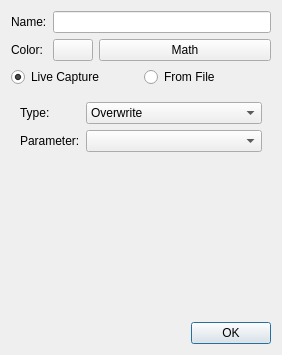
<?xml version="1.0" encoding="UTF-8"?>
<ui version="4.0">
 <class>TraceEditDialog</class>
 <widget class="QDialog" name="TraceEditDialog">
  <property name="windowModality">
   <enum>Qt::ApplicationModal</enum>
  </property>
  <property name="geometry">
   <rect>
    <x>0</x>
    <y>0</y>
    <width>282</width>
    <height>355</height>
   </rect>
  </property>
  <property name="windowTitle">
   <string>Edit Trace</string>
  </property>
  <property name="modal">
   <bool>false</bool>
  </property>
  <layout class="QVBoxLayout" name="verticalLayout">
   <item>
    <layout class="QFormLayout" name="formLayout">
     <item row="0" column="0">
      <widget class="QLabel" name="label">
       <property name="text">
        <string>Name:</string>
       </property>
      </widget>
     </item>
     <item row="0" column="1">
      <widget class="QLineEdit" name="name"/>
     </item>
     <item row="1" column="0">
      <widget class="QLabel" name="label_2">
       <property name="text">
        <string>Color:</string>
       </property>
      </widget>
     </item>
     <item row="1" column="1">
      <layout class="QHBoxLayout" name="horizontalLayout_3">
       <item>
        <widget class="ColorPickerButton" name="color">
         <property name="sizePolicy">
          <sizepolicy hsizetype="Fixed" vsizetype="Fixed">
           <horstretch>0</horstretch>
           <verstretch>0</verstretch>
          </sizepolicy>
         </property>
         <property name="text">
          <string/>
         </property>
        </widget>
       </item>
       <item>
        <widget class="QPushButton" name="mathSetup">
         <property name="text">
          <string>Math</string>
         </property>
        </widget>
       </item>
      </layout>
     </item>
    </layout>
   </item>
   <item>
    <layout class="QHBoxLayout" name="horizontalLayout">
     <item>
      <widget class="QRadioButton" name="bLive">
       <property name="text">
        <string>Live Capture</string>
       </property>
       <property name="checked">
        <bool>true</bool>
       </property>
       <attribute name="buttonGroup">
        <string notr="true">GSource</string>
       </attribute>
      </widget>
     </item>
     <item>
      <widget class="QRadioButton" name="bFile">
       <property name="text">
        <string>From File</string>
       </property>
       <attribute name="buttonGroup">
        <string notr="true">GSource</string>
       </attribute>
      </widget>
     </item>
    </layout>
   </item>
   <item>
    <widget class="QStackedWidget" name="stack">
     <property name="currentIndex">
      <number>0</number>
     </property>
     <widget class="QWidget" name="page">
      <layout class="QFormLayout" name="formLayout_2">
       <item row="0" column="0">
        <widget class="QLabel" name="label_3">
         <property name="text">
          <string>Type:</string>
         </property>
        </widget>
       </item>
       <item row="0" column="1">
        <widget class="QComboBox" name="CLiveType">
         <item>
          <property name="text">
           <string>Overwrite</string>
          </property>
         </item>
         <item>
          <property name="text">
           <string>Max hold</string>
          </property>
         </item>
         <item>
          <property name="text">
           <string>Min hold</string>
          </property>
         </item>
        </widget>
       </item>
       <item row="1" column="0">
        <widget class="QLabel" name="label_4">
         <property name="text">
          <string>Parameter:</string>
         </property>
        </widget>
       </item>
       <item row="1" column="1">
        <widget class="QComboBox" name="CLiveParam"/>
       </item>
      </layout>
     </widget>
     <widget class="QWidget" name="page_2">
      <layout class="QVBoxLayout" name="verticalLayout_2">
       <item>
        <widget class="TouchstoneImport" name="touchstoneImport" native="true"/>
       </item>
       <item>
        <layout class="QHBoxLayout" name="horizontalLayout_2">
         <item>
          <widget class="QLabel" name="label_5">
           <property name="text">
            <string>Parameter:</string>
           </property>
          </widget>
         </item>
         <item>
          <widget class="QComboBox" name="CParameter"/>
         </item>
        </layout>
       </item>
      </layout>
     </widget>
    </widget>
   </item>
   <item>
    <widget class="QDialogButtonBox" name="buttonBox">
     <property name="standardButtons">
      <set>QDialogButtonBox::Ok</set>
     </property>
    </widget>
   </item>
  </layout>
 </widget>
 <customwidgets>
  <customwidget>
   <class>TouchstoneImport</class>
   <extends>QWidget</extends>
   <header>CustomWidgets/touchstoneimport.h</header>
   <container>1</container>
  </customwidget>
  <customwidget>
   <class>ColorPickerButton</class>
   <extends>QPushButton</extends>
   <header>CustomWidgets/colorpickerbutton.h</header>
  </customwidget>
 </customwidgets>
 <resources/>
 <connections>
  <connection>
   <sender>GSource</sender>
   <signal>buttonClicked(int)</signal>
   <receiver>stack</receiver>
   <slot>setCurrentIndex(int)</slot>
   <hints>
    <hint type="sourcelabel">
     <x>-1</x>
     <y>-1</y>
    </hint>
    <hint type="destinationlabel">
     <x>146</x>
     <y>216</y>
    </hint>
   </hints>
  </connection>
 </connections>
 <buttongroups>
  <buttongroup name="GSource"/>
 </buttongroups>
</ui>
